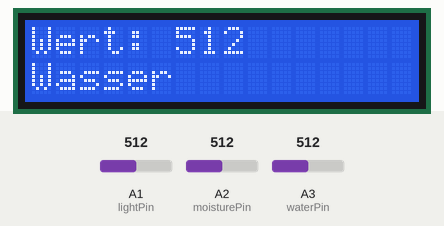
Bench run of a sketch on a simulated Arduino Uno, built with avr-gcc and run on an emulated ATmega328P. Parts: 16×2 character LCD. The test bench sets the inputs (shaded band); at power-on: A2 (moisturePin) = 512, A1 (lightPin) = 512, A3 (waterPin) = 512.

Above: at 1.2 s.
1.3 s: A2 (moisturePin) set to 307
At 3.9 s:
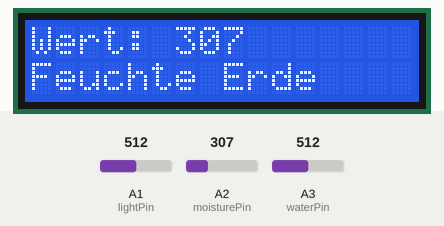
9.7 s: A2 (moisturePin) set to 282
At 12.9 s:
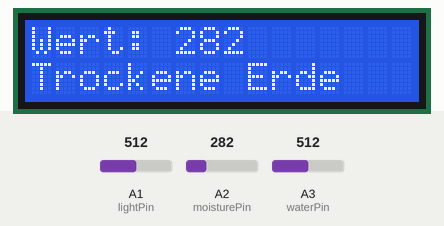
17.9 s: A1 (lightPin) set to 710
At 20.8 s:
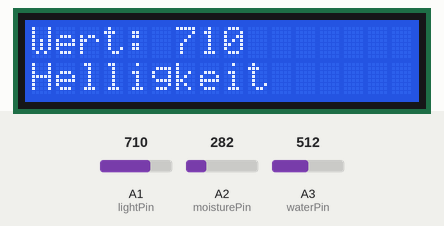
23.0 s: A3 (waterPin) set to 710
At 26.4 s:
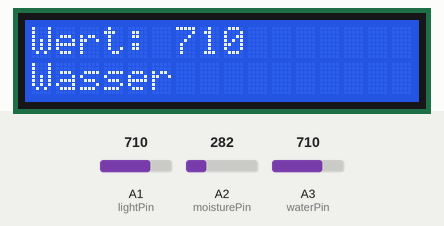
28.1 s: A1 (lightPin) set to 716
At 30.5 s:
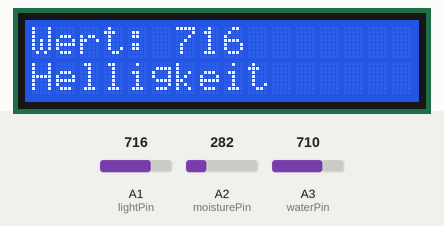
32.2 s: A3 (waterPin) set to 716
At 35.6 s:
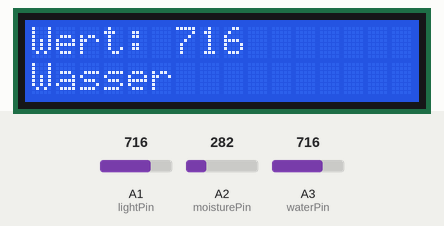
Timing chart, 0 to 37.1 s (numbered marks = the images above; inputs shaded):
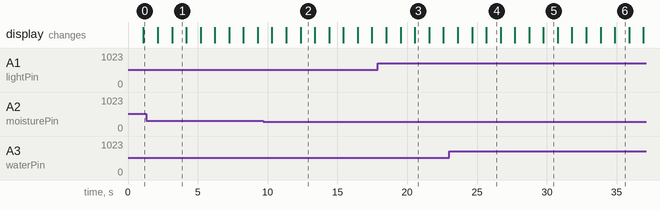

The sketch:

pflanzenueberwachungssystem.ino
```cpp
#include <Wire.h>
#include <LiquidCrystal_I2C.h>

// Initialisierung des LCDs mit der I2C-Adresse 0x27 für ein 16x2 Display
LiquidCrystal_I2C lcd(0x27, 16, 2);

// Definition der analogen Pins für die Sensoren
int moisturePin = A2;  // Feuchtigkeitssensor
int waterPin = A3;     // Wassersensor
int lightPin = A1;     // Lichtsensor

// Variablen zum Speichern der Sensorwerte
int moistureValue;
int waterValue;
int lightValue;

void setup() {
  // Initialisierung des LCDs
  lcd.init();
  lcd.backlight(); // Hintergrundbeleuchtung einschalten

  // Pins als Eingänge definieren
  pinMode(moisturePin, INPUT);
  pinMode(waterPin, INPUT);
  pinMode(lightPin, INPUT);
}

void loop() {
  // Feuchtigkeitssensor auslesen und anzeigen
  moistureValue = analogRead(moisturePin);
  displayMoisture(moistureValue);
  delay(1000); // Warte eine Sekunde

  // Wassersensor auslesen und anzeigen
  waterValue = analogRead(waterPin);
  displaySensorValue(waterValue, "Wasser");
  delay(1000); // Warte eine Sekunde

  // Lichtsensor auslesen und anzeigen
  lightValue = analogRead(lightPin);
  displaySensorValue(lightValue, "Helligkeit");
  delay(1000); // Warte eine Sekunde
}

// Funktion zur Anzeige des Feuchtigkeitswertes und der entsprechenden Statusmeldung
void displayMoisture(int value) {
  lcd.clear(); // LCD-Bildschirm löschen
  lcd.setCursor(0, 0);
  lcd.print("Wert: ");
  lcd.setCursor(6, 0);
  lcd.print(value); // Feuchtigkeitswert anzeigen

  lcd.setCursor(0, 1);
  // Statusmeldung je nach Feuchtigkeitswert anzeigen
  if (value < 300) {
    lcd.print("Trockene Erde");
  } else if (value <= 700) {
    lcd.print("Feuchte Erde");
  } else {
    lcd.print("Wasser");
  }
}

// Funktion zur Anzeige eines allgemeinen Sensorwertes mit einem Label
void displaySensorValue(int value, String label) {
  lcd.clear(); // LCD-Bildschirm löschen
  lcd.setCursor(0, 0);
  lcd.print("Wert: ");
  lcd.setCursor(6, 0);
  lcd.print(value); // Sensorwert anzeigen

  lcd.setCursor(0, 1);
  lcd.print(label); // Label anzeigen (z.B. "Wasser" oder "Helligkeit")
}
```

Measured:
- the behaviour switches between 300 and 299 on A2 (moisturePin) (found by bisection; images 1 and 2)
- after the input at 9.7 s, the display: first differs from a run without the input after 2.7 s (image 2)
- what the display in image 1 shows lasts 1.0 s, from 3.2 s to 4.2 s
